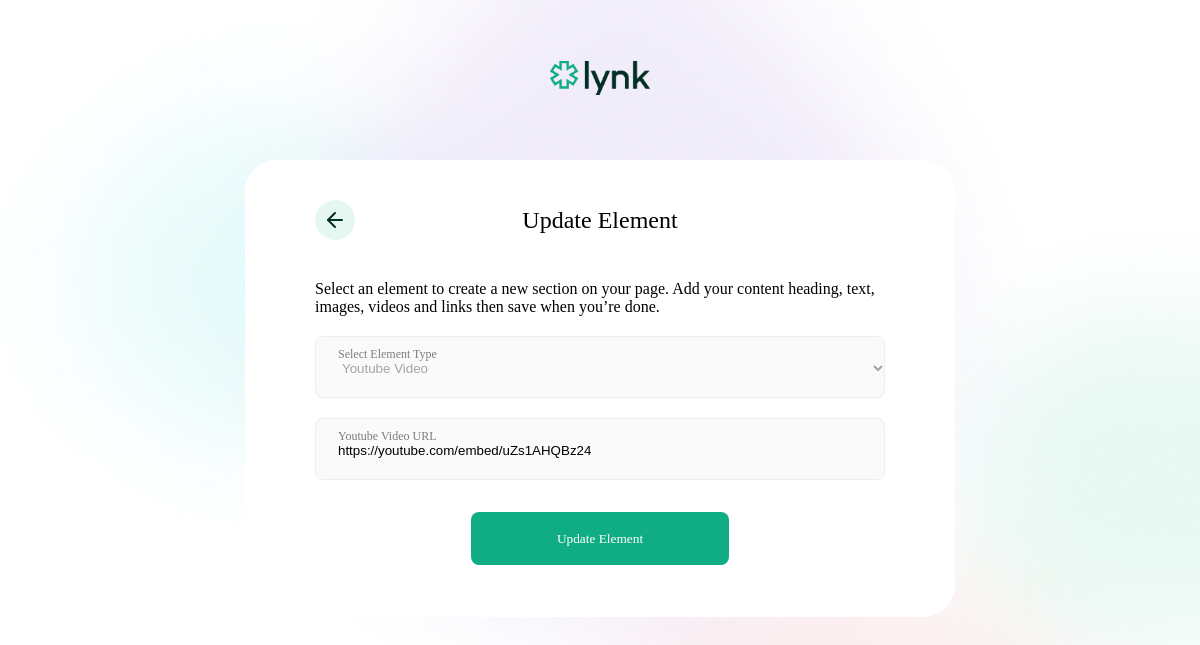
The app's page /profile/1/elements/edit/4/ with its own data.
### lynk/models.py (models this page shows, shortened)
class Element(models.Model):
    ELEMENT_TYPES = [
        ('', 'Select an Element Type'),
        ('text', 'Text Element'),
        ('link', 'Website Link'),
        ('youtube', 'Youtube Video'),
    ]
    user = models.ForeignKey(User, on_delete=models.CASCADE)
    item_type = models.CharField(max_length=50, choices=ELEMENT_TYPES)
    text_header = models.CharField(max_length=50, blank=True)
    text_body = models.TextField(blank=True, null=True)
    yt_link = models.CharField(max_length=50, blank=True)
    web_link = models.CharField(max_length=50, blank=True)
    web_link_header = models.CharField(max_length=50, blank=True)
    objects = models.Manager()

### lynk/views.py (the view)
def edit_element(request, element_id, user_id):
    try:
        user = User.objects.get(pk=user_id)
        element = Element.objects.get(pk=element_id)
        form = UpdateElementForm(instance=element)
        context = {
            'form': form,
            'element': element,
            'user': user,
        }
        return render(request, "lynk/elements/edit.html", context)
    except Element.DoesNotExist:
        raise Http404("Element does not exist")

### lynk/forms.py (shortened to what this page needs)
class UpdateElementForm(forms.ModelForm):
    class Meta:
        model = Element
        fields = ('text_header', 'text_body',
                  'yt_link', 'web_link', 'web_link_header')

### lynk/templates/lynk/elements/edit.html (shortened to what this page needs)
{% extends "lynk/ui/profile.html" %}
{% block content %}
{% load static%}
<div class="card edit-profile-card">
  <div class="edit-profile">
    <div class="form-header">
      <div class="back-button">
        <a href="{% url 'profile' user_id=user.id %}">
          <div class="back-button-inner">
            <img src="{% static "lynk/images/icons/back.svg"%}" alt="">
          </div>
        </a>
      </div>
      <span class="header-title">Update Element</span>
    </div>
    <form action="{% url 'update_element' element_id=element.id user_id=user.id %}" method="post">
      <div class="form-explainer">
        Select an element to create a new section on your page. Add your content heading, text, images, videos and links
        then save when you’re done.
      </div>
      <div class="field">
        <div class="field__">
          <div class="input_box">
            <label class="{{ form.item_type.id_for_label }} label">Select Element Type</label>
            <select id="id_item_type">
              {%if element.item_type == "text" %}
              <option value="text">Text Element</option>
              {% elif element.item_type == "link" %}
              <option value="link">Website Link</option>
              {% elif element.item_type == "youtube" %}
              <option value="youtube">Youtube Video</option>
              {% endif %}
            </select>
          </div>
        </div>
      </div>
      {%if element.item_type == "text" %}
      {% include './text-form.html' with form=form %}
      {% elif element.item_type == "link" %}
      {% include './web-form.html' with form=form %}
      {% elif element.item_type == "youtube" %}
      {% include './yt-form.html' with form=form %}
      {% endif %}
      <input type="submit" class="signup_btn" value="Update Element" />
    </form>
  </div>
</div>
{%endblock%}

### lynk/templates/lynk/elements/yt-form.html
<div class="yt-el-form">
  <div class="field">
    <div class="field__">
      <div class="input_box">
        <label class="{{ form.yt_link.id_for_label }} label">Youtube Video URL</label>
        {{ form.yt_link }}
      </div>
    </div>
  </div>
</div>

### lynk/static/lynk/css/main.css (style rules this page uses)
body { background-image: url(../images/backgound.jpg); background-size: cover; background-attachment: fixed; max-width: 1728px; height: 100%; padding: 0; margin: 0 auto; font-family: TomatoGrotesk; }

### lynk/static/lynk/css/cards.css (style rules this page uses)
.card { background: #ffffff; max-width: 630px; padding: 40px; border-radius: 32px; width: 100%; height: 100%; margin: 0 auto; }

### lynk/static/lynk/css/inputs.css (style rules this page uses)
.field, .text-el-form .field, .web-el-form .field, .yt-el-form .field { height: auto; display: flex; align-items: center; justify-content: space-between; background: #fff; border-radius: 8px; background: transparent; position: relative; max-width: 100%; width: 100%; }
.field__ { background: #fafafa; border: 1px solid rgba(0, 0, 0, 0.05); width: 100%; height: 60px; display: flex; align-items: center; justify-content: space-between; border-radius: 8px; }
.field__ .input_box { display: flex; flex-direction: column; padding: 0; margin: 0; width: 100%; height: 100%; }
.field__ .input_box .label { font-style: normal; font-weight: 400; font-size: 12px; line-height: 15px; color: rgba(0, 0, 0, 0.5); position: absolute; width: 100%; height: 100%; padding: 10px 22px; box-sizing: border-box; }
.field__ .input_box input, .field__ .input_box textarea, .field__ .input_box select { position: absolute; width: 100%; height: 100%; outline: none; border: none; background: none; padding: 10px 22px; box-sizing: border-box; }
form .signup_btn { display: flex; justify-content: center; align-items: center; color: white; padding: 16px 20px; background: #10ac84; border-radius: 8px; cursor: pointer; margin: 12px auto; width: 258px; height: 53px; font-family: "U8"; border: none; }
.text-el-form, .web-el-form, .yt-el-form { width: 100%; display: none; flex-direction: column; gap: 30px; }

### lynk/static/lynk/css/auth.css (style rules this page uses)
.signup, .edit-profile { display: flex; flex-direction: column; align-items: center; padding: 0 30px; }
.signup-card, .edit-profile-card { padding-bottom: 40px; }
.signup form, .edit-profile form { margin-top: 40px; display: flex; flex-direction: column; width: 100%; align-items: center; gap: 20px; }
.edit-profile .form-header { width: 100%; font-family: "U8"; font-style: normal; font-weight: 400; font-size: 24px; line-height: 28px; position: relative; display: flex; align-items: center; height: 40px; justify-content: center; }
.edit-profile .form-header .back-button { position: absolute; top: 0; left: 0; width: 40px; height: 40px; background: rgba(16, 172, 132, 0.1); border-radius: 20px; }
.edit-profile .form-header .back-button .back-button-inner { position: relative; width: 100%; height: 100%; }
.edit-profile .form-header .back-button .back-button-inner img { top: 50%; right: 50%; transform: translate(50%, -50%); position: absolute; }

### records on screen
Element: item_type "Youtube Video", yt_link "https://youtube.com/embed/uZs1AHQBz24"
